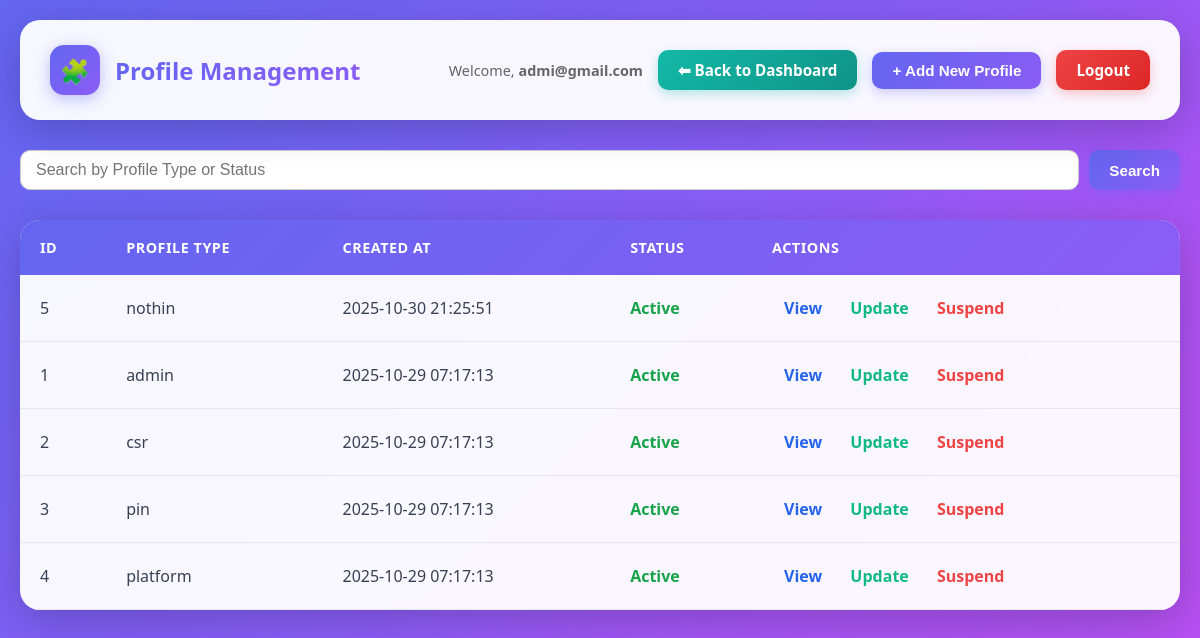
The app's page /CSIT314v3/Boundary/view_profiles.php (signed in) with its own data.
### tables this page shows
CREATE TABLE `user_profiles` (
  `id` int(11) NOT NULL,
  `profile_type` varchar(50) NOT NULL,
  `created_at` timestamp NOT NULL DEFAULT current_timestamp(),
  `status` enum('active','suspended') DEFAULT 'active'
);

### CSIT314v3/Entity/userProfile.php (called while the page is built, shortened)
<?php
final class userProfile
{
    private static function getConnection(): PDO
    {
        try {
            $host = '127.0.0.1';
            $db   = 'csit314';
            $user = 'root';
            $pass = '';
            $dsn  = "mysql:host=$host;dbname=$db;charset=utf8mb4";
            return new PDO($dsn, $user, $pass, [
                PDO::ATTR_ERRMODE => PDO::ERRMODE_EXCEPTION,
                PDO::ATTR_DEFAULT_FETCH_MODE => PDO::FETCH_ASSOC,
            ]);
        } catch (PDOException $e) {
            error_log('DB connection error (Profile): ' . $e->getMessage());
            throw new PDOException('Database connection failed');
        }
    }
    public static function getAllProfiles(): array
    {
        try {
            $pdo = self::getConnection();
            $stmt = $pdo->query("SELECT * FROM user_profiles ORDER BY created_at DESC");
            return $stmt->fetchAll();
        } catch (PDOException $e) {
            error_log('Error fetching profiles: ' . $e->getMessage());
            return [];
        }
    }
}

### CSIT314v3/Controller/ViewProfilesController.php (called while the page is built, shortened)
<?php
require_once __DIR__ . '/../Entity/userProfile.php';
final class ViewProfilesController
{
    public function getAllProfiles(): array
    {
        return userProfile::getAllProfiles();
    }
}

### CSIT314v3/Boundary/view_profiles.php (the view, shortened to what this page needs)
<?php
require_once __DIR__ . '/../Controller/ViewProfilesController.php';
function getLoggedInUserName(): string {
    return htmlspecialchars($_SESSION['name'] ?? 'User');
}
function getSearchTerm(): string {
    return trim($_GET['search'] ?? '');
}
function loadProfilesList(ViewProfilesController $vc, SearchProfileController $sc): array {
    $term = getSearchTerm();
    return $term !== '' ? $sc->searchProfiles($term) : $vc->getAllProfiles();
}
$viewController = new ViewProfilesController();
$searchController = new SearchProfileController();
$userName = getLoggedInUserName();
$searchTerm = getSearchTerm();
$profiles = loadProfilesList($viewController, $searchController);
?>
<!DOCTYPE html>
<html lang="en">
<head>
</head>
<body>
<div class="header">
    <div class="header-left">
        <div class="logo">🧩</div>
        <div class="header-title">Profile Management</div>
    </div>
    <div class="user-info">
        <span class="welcome-text">Welcome, <strong><?= $userName ?></strong></span>
        <a href="admin_dashboard.php" class="btn btn-secondary">⬅ Back to Dashboard</a>
        <button class="btn btn-primary" onclick="document.getElementById('addModal').style.display='flex'">+ Add New Profile</button>
        <a href="logout.php" class="btn btn-logout">Logout</a>
    </div>
</div>
<div class="search-bar" style="max-width:1200px;margin:20px auto 30px;display:flex;justify-content:space-between;align-items:center;gap:10px;">
    <form method="GET" action="view_profiles.php" style="flex:1;display:flex;gap:10px;">
        <input type="text" name="search" placeholder="Search by Profile Type or Status"
               value="<?= htmlspecialchars($searchTerm ?? '') ?>"
               style="flex:1;padding:10px 15px;border-radius:10px;border:1px solid #ccc;font-size:1rem;">
        <button type="submit" class="btn btn-primary"
                style="padding:10px 20px;border:none;border-radius:10px;
                       background:linear-gradient(135deg,#6366f1,#8b5cf6);
                       color:white;font-weight:600;cursor:pointer;">
            Search
        </button>
    </form>
</div>
<div class="container">
    <div class="table-container">
        <table>
            <thead>
                <tr>
                    <th>ID</th>
                    <th>Profile Type</th>
                    <th>Created At</th>
                    <th>Status</th>
                    <th>Actions</th>
                </tr>
            </thead>
            <tbody>
    <?php foreach ($profiles as $profile): ?>
    <tr>
        <td><?= htmlspecialchars((string)$profile['id']) ?></td>
        <td><?= htmlspecialchars($profile['profile_type']) ?></td>
        <td><?= htmlspecialchars($profile['created_at']) ?></td>
        <td>
            <span style="color:<?= $profile['status'] === 'active' ? '#16a34a' : '#dc2626'; ?>;font-weight:600;">
                <?= ucfirst(htmlspecialchars($profile['status'])) ?>
            </span>
        </td>
        <td>
            <a href="view_profilePg.php?id=<?= $profile['id'] ?>"
               class="action-link"
               style="color:#2563eb;">
               View
            </a>
            <a href="update_profilePg.php?id=<?= $profile['id'] ?>"
               class="action-link"
               style="color:#10b981;">
               Update
            </a>
            <?php if ($profile['status'] === 'active'): ?>
                <a href="suspendProfilePg.php?id=<?= $profile['id'] ?>&action=suspend"
                   class="action-link"
                   style="color:#ef4444;">
                   Suspend
                </a>
            <?php endif; ?>
        </td>
    </tr>
    <?php endforeach; ?>
</tbody>
        </table>
    </div>
</div>
</body>
</html>

### CSIT314v3/Boundary/view_profiles.php (style rules this page uses)
* { margin: 0; padding: 0; box-sizing: border-box; }
body { font-family: 'Segoe UI', Tahoma, Geneva, Verdana, sans-serif; min-height: 100vh; background: linear-gradient(135deg, #6366f1 0%, #8b5cf6 50%, #d946ef 100%); padding: 20px; position: relative; overflow-x: hidden; }
body::before { content: ''; position: absolute; width: 100%; height: 100%; background: radial-gradient(circle at 10% 20%, rgba(99, 102, 241, 0.4) 0%, transparent 40%), radial-gradient(circle at 90% 80%, rgba(139, 92, 246, 0.4) 0%, transparent 40%); animation: pulse 8s ease-in-out infinite; z-index: -1; }
.header { max-width: 1200px; margin: 0 auto 30px; background: rgba(255, 255, 255, 0.95); backdrop-filter: blur(10px); border-radius: 20px; padding: 25px 30px; box-shadow: 0 10px 40px rgba(0, 0, 0, 0.2); display: flex; justify-content: space-between; align-items: center; position: relative; z-index: 1; animation: fadeInDown 0.6s ease; }
.header-left { display: flex; align-items: center; gap: 15px; }
.logo { width: 50px; height: 50px; background: linear-gradient(135deg, #6366f1 0%, #8b5cf6 100%); border-radius: 14px; display: flex; align-items: center; justify-content: center; font-size: 1.5rem; color: white; box-shadow: 0 4px 15px rgba(99, 102, 241, 0.4); }
.header-title { font-size: 1.5rem; font-weight: 700; background: linear-gradient(135deg, #6366f1 0%, #8b5cf6 100%); -webkit-background-clip: text; -webkit-text-fill-color: transparent; }
.user-info { display: flex; align-items: center; gap: 15px; }
.welcome-text { color: #666; font-size: 0.9rem; }
.btn { padding: 10px 20px; border: none; border-radius: 10px; font-weight: 600; cursor: pointer; text-decoration: none; transition: all 0.3s ease; display: inline-block; font-size: 0.95rem; }
.btn-primary { background: linear-gradient(135deg, #6366f1 0%, #8b5cf6 100%); color: white; box-shadow: 0 4px 12px rgba(99, 102, 241, 0.3); }
.btn-secondary { background: linear-gradient(135deg, #14b8a6 0%, #0d9488 100%); color: white; box-shadow: 0 4px 12px rgba(20, 184, 166, 0.3); }
.btn-logout { background: linear-gradient(135deg, #ef4444 0%, #dc2626 100%); color: white; box-shadow: 0 4px 12px rgba(239, 68, 68, 0.3); }
.container { max-width: 1200px; margin: 0 auto; position: relative; z-index: 1; animation: fadeInUp 0.6s ease; }
.table-container { background: rgba(255, 255, 255, 0.95); backdrop-filter: blur(10px); border-radius: 20px; overflow: hidden; box-shadow: 0 10px 40px rgba(0, 0, 0, 0.2); }
table { width: 100%; border-collapse: collapse; }
thead { background: linear-gradient(135deg, #6366f1 0%, #8b5cf6 100%); }
thead tr th { padding: 18px 20px; text-align: left; color: white; font-weight: 600; font-size: 0.9rem; text-transform: uppercase; letter-spacing: 0.5px; }
tbody tr { border-bottom: 1px solid #e5e7eb; transition: background 0.2s ease; }
tbody td { padding: 16px 20px; color: #374151; }
.action-link { color: #6366f1; text-decoration: none; font-weight: 600; transition: all 0.2s ease; padding: 6px 12px; border-radius: 8px; display: inline-block; }

### records on screen
user_profiles: id "5", profile_type "nothin", created_at "2025-10-30 21:25:51", status "Active"
user_profiles: id "1", profile_type "admin", created_at "2025-10-29 07:17:13", status "Active"
user_profiles: id "2", profile_type "csr", created_at "2025-10-29 07:17:13", status "Active"
user_profiles: id "3", profile_type "pin", created_at "2025-10-29 07:17:13", status "Active"
user_profiles: id "4", profile_type "platform", created_at "2025-10-29 07:17:13", status "Active"

### other values on screen
$userName "admi@gmail.com"
